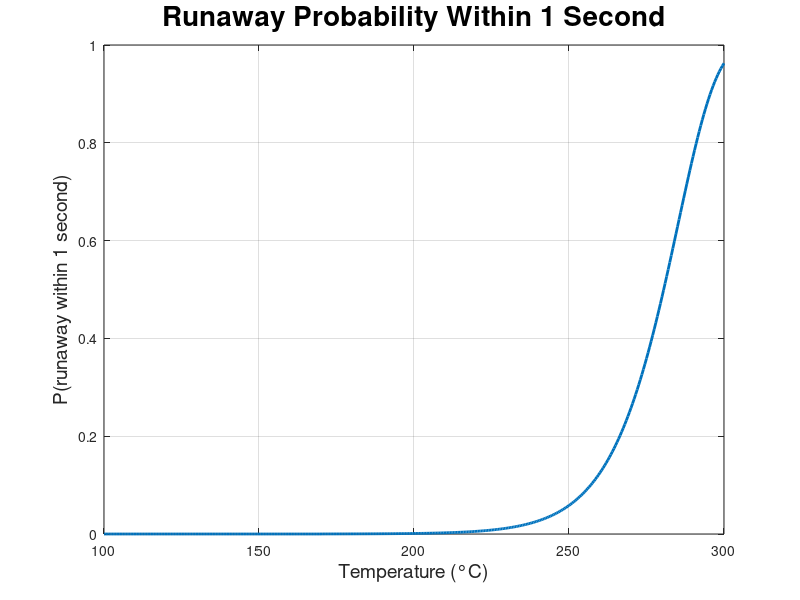
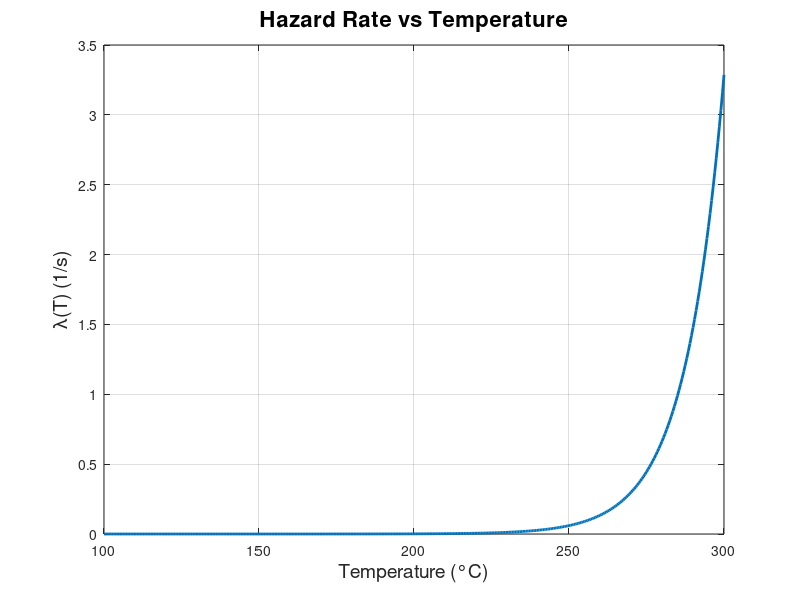
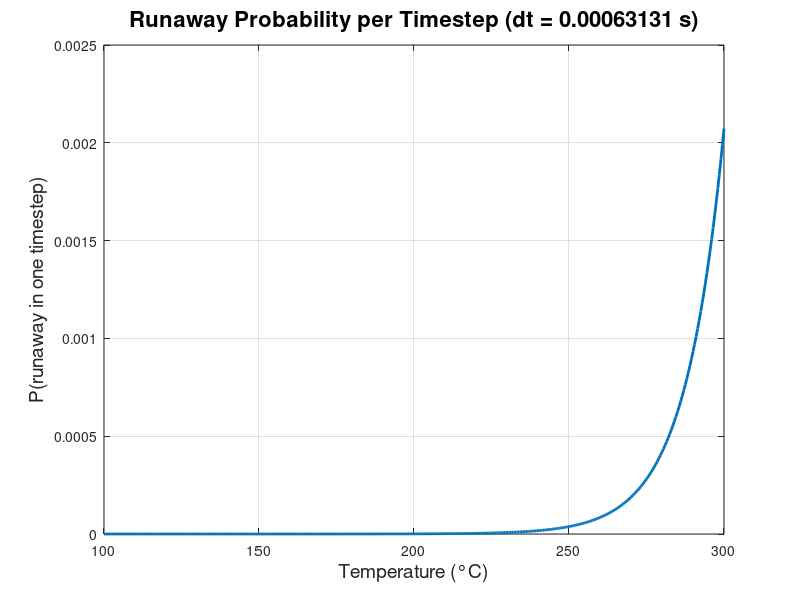

Write the MATLAB code that produced these figures, in order.
% hazard parameters 
Tcrit = 170; 
lambda0 = 1e-4; 
beta_TR = 0.08;

dt = 6.313131313131314e-04;         % assume your simulation timestep, adjust if needed

% temperature range
T = 100:0.5:300;

lambda = zeros(size(T));
p_step = zeros(size(T));
p_1s   = zeros(size(T));

for idx = 1:length(T)
    if T(idx) <= Tcrit
        lambda(idx) = 0;
    else
        lambda(idx) = lambda0 * exp(beta_TR * (T(idx) - Tcrit));
    end

    % convert hazard into per-timestep probability
    p_step(idx) = 1 - exp(-lambda(idx) * dt);

    % convert hazard into probability over 1 full second
    p_1s(idx) = 1 - exp(-lambda(idx) * 1.0);
end

% Plot hazard rate
figure; 
plot(T, lambda, 'LineWidth', 2);
xlabel('Temperature (°C)', 'FontSize', 14);
ylabel('\lambda(T) (1/s)', 'FontSize', 14);
title('Hazard Rate vs Temperature', 'FontSize', 16);
grid on;

% Plot probability per timestep
figure;
plot(T, p_step, 'LineWidth', 2);
xlabel('Temperature (°C)', 'FontSize', 14);
ylabel('P(runaway in one timestep)', 'FontSize', 14);
title(['Runaway Probability per Timestep (dt = ' num2str(dt) ' s)'], 'FontSize', 16);
grid on;

% Plot probability per 1 second
nameFilearrhenius = ['probper1sec'];
fig = figure;
plot(T, p_1s, 'LineWidth', 2);
xlabel('Temperature (°C)', 'FontSize', 14);
ylabel('P(runaway within 1 second)', 'FontSize', 14);
title('Runaway Probability Within 1 Second', 'FontSize', 20);
grid on;

saveas(fig,[nameFilearrhenius '.png']);
